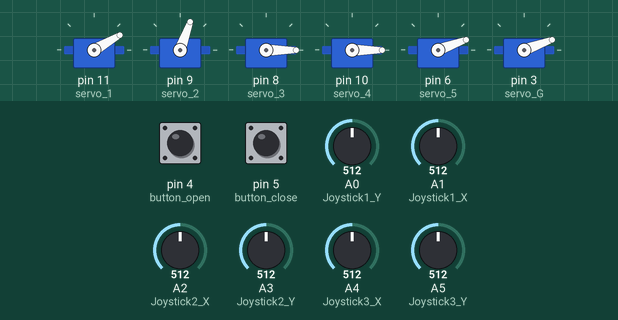
Recording of a sketch running on a simulated Arduino Uno, built with avr-gcc and run on an emulated ATmega328P. Parts: 6 × servo. The inputs (shaded band) are chosen by the test bench; at power-on: A5 (Joystick3_Y) = 512, A0 (Joystick1_Y) = 512, A1 (Joystick1_X) = 512, pin 4 (button_open) HIGH, pin 5 (button_close) HIGH, A2 (Joystick2_X) = 512, A3 (Joystick2_Y) = 512, A4 (Joystick3_X) = 512.

Above: at 1.2 s.
1.3 s: A5 (Joystick3_Y) set to 397
2.8 s: A5 (Joystick3_Y) set to 366
At 3.59 s:
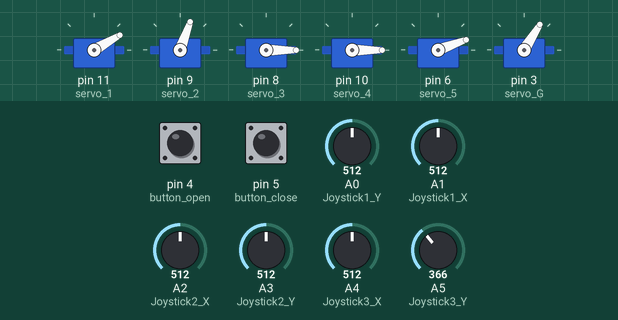
At 5.6 s:
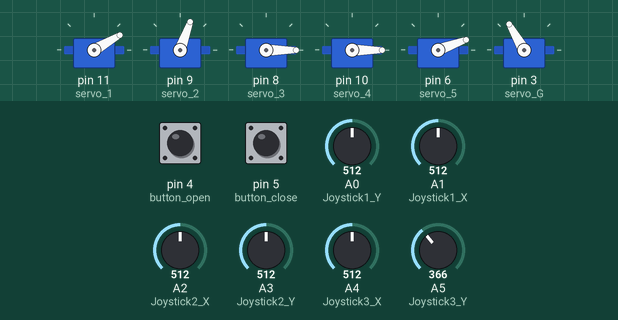
5.8 s: A0 (Joystick1_Y) set to 663
7.3 s: A0 (Joystick1_Y) set to 691
At 8.2 s:
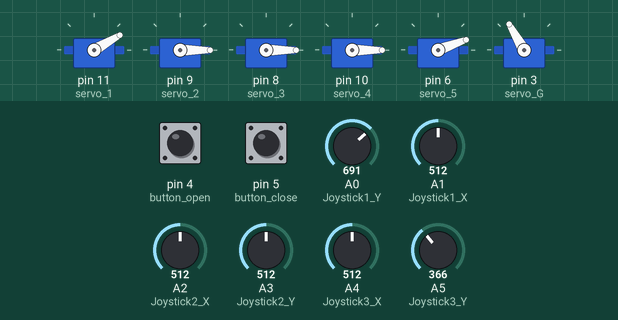
9.3 s: A1 (Joystick1_X) set to 352
10.8 s: A1 (Joystick1_X) set to 333
At 13.0 s:
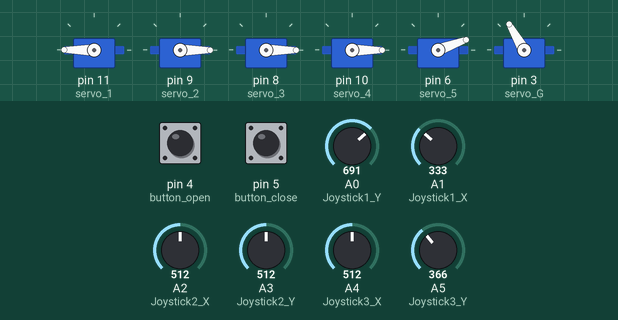
Timing chart, 0 to 14.3 s (numbered marks = the images above; inputs shaded):
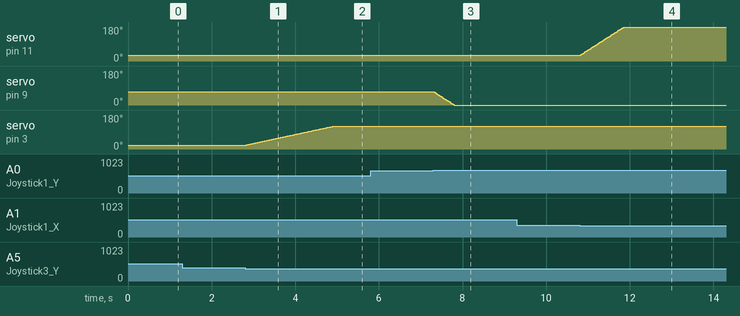

Measured:
- the behaviour switches between 380 and 379 on A5 (Joystick3_Y) (found by bisection; images 0 and 1)
- the behaviour switches between 680 and 681 on A0 (Joystick1_Y) (found by bisection; images 2 and 3)
- the behaviour switches between 340 and 339 on A1 (Joystick1_X) (found by bisection; images 3 and 4)
- after the input at 1.3 s, every drawn part: stays the same
- after the input at 2.8 s, servo on pin 3 (servo_G): moves from 20° to 120° over 2.1 s, starting at once
- after the input at 5.8 s, every drawn part: stays the same
- after the input at 7.3 s, servo on pin 9 (servo_2): moves from 70° to 0° over 0.48 s, starting at once
- after the input at 9.3 s, every drawn part: stays the same
- after the input at 10.8 s, servo on pin 11 (servo_1): moves from 30° to 180° over 1.0 s, starting at once

The sketch:

calibration_mode.ino
```cpp
#include <Servo.h>

// --- Declaración de servos ---
Servo servo_1;  // base
Servo servo_2;  // primer brazo
Servo servo_3;  // segundo brazo
Servo servo_4;  // giro Z
Servo servo_5;  // giro X
Servo servo_G;  // apertura del gripper

// --- Posiciones iniciales ---
int Grados_1 = 30;
int Grados_2 = 70;
int Grados_3 = 0;
int Grados_4 = 0;
int Grados_5 = 20;
int Grados_G = 0;

// --- Pines analógicos de joysticks ---
#define Joystick1_X A1
#define Joystick1_Y A0
#define Joystick2_X A2
#define Joystick2_Y A3
#define Joystick3_X A4
#define Joystick3_Y A5

// --- Pines de botones ---
#define button_open 4   // imprime posiciones
#define button_close 5  // cierra gripper

// --- Variable para detectar flanco del botón open ---
bool lastButtonState = HIGH;

void setup() {
  Serial.begin(9600);

  // Asignación de pines PWM
  servo_1.attach(11);   // base
  servo_2.attach(9);   // primer brazo
  servo_3.attach(8);  // segundo brazo
  servo_4.attach(10);  // giro Z
  servo_5.attach(6);   // giro X
  servo_G.attach(3);   // gripper apertura

  pinMode(button_open, INPUT_PULLUP);
  pinMode(button_close, INPUT_PULLUP);

  // Posición inicial
  servo_1.write(Grados_1);
  servo_2.write(Grados_2);
  servo_3.write(Grados_3);
  servo_4.write(Grados_4);
  servo_5.write(Grados_5);
  servo_G.write(Grados_G);
}

void loop() {
  // --- Lectura de todos los joysticks ---
  int J1X = analogRead(Joystick1_X);
  int J1Y = analogRead(Joystick1_Y);
  int J2X = analogRead(Joystick2_X);
  int J2Y = analogRead(Joystick2_Y);
  int J3X = analogRead(Joystick3_X);
  int J3Y = analogRead(Joystick3_Y);

  // --- Joystick 1 controla base y primer brazo ---
  if (J1X < 340) Grados_1 += 3;
  else if (J1X > 680) Grados_1 -= 3;

  if (J1Y < 340) Grados_2 += 3;
  else if (J1Y > 680) Grados_2 -= 3;

  // --- Joystick 2 controla segundo brazo y giro Z ---
  if (J2X < 340) Grados_3 += 3;
  else if (J2X > 680) Grados_3 -= 3;

  if (J2Y < 340) Grados_4 += 3;
  else if (J2Y > 680) Grados_4 -= 3;

  // --- Joystick 3 controla giro X y apertura del gripper ---
  if (J3X < 340) Grados_5 += 3;
  else if (J3X > 680) Grados_5 -= 3;

  if (J3Y < 380) Grados_G += 1;   // abrir gripper
  else if (J3Y > 580) Grados_G -= 1; // cerrar gripper

  // --- Control con botón adicional para cerrar pinza ---
  if (digitalRead(button_close) == LOW) {
    Grados_G -= 3;
  }

  // --- Limitar rangos ---
  Grados_1 = constrain(Grados_1, 0, 180);
  Grados_2 = constrain(Grados_2, 0, 180);
  Grados_3 = constrain(Grados_3, 0, 180);  // ✅ corregido
  Grados_4 = constrain(Grados_4, 0, 180);
  Grados_5 = constrain(Grados_5, 0, 180);
  Grados_G = constrain(Grados_G, 20, 120);


  // --- Actualizar servos ---
  servo_1.write(Grados_1);
  servo_2.write(Grados_2);
  servo_3.write(Grados_3);
  servo_4.write(Grados_4);
  servo_5.write(Grados_5);
  servo_G.write(Grados_G);

  // --- Imprimir lista con el botón button_open ---
  bool buttonState = digitalRead(button_open);
  if (buttonState == LOW && lastButtonState == HIGH) {
    Serial.print("[");
    Serial.print("Base="); Serial.print(Grados_1);
    Serial.print(", Brazo1="); Serial.print(Grados_2);
    Serial.print(", Brazo2="); Serial.print(Grados_3);
    Serial.print(", GiroZ="); Serial.print(Grados_4);
    Serial.print(", GiroX="); Serial.print(Grados_5);
    Serial.print(", Gripper="); Serial.print(Grados_G);
    Serial.println("]");
  }
  lastButtonState = buttonState;

  delay(20);
}
```
